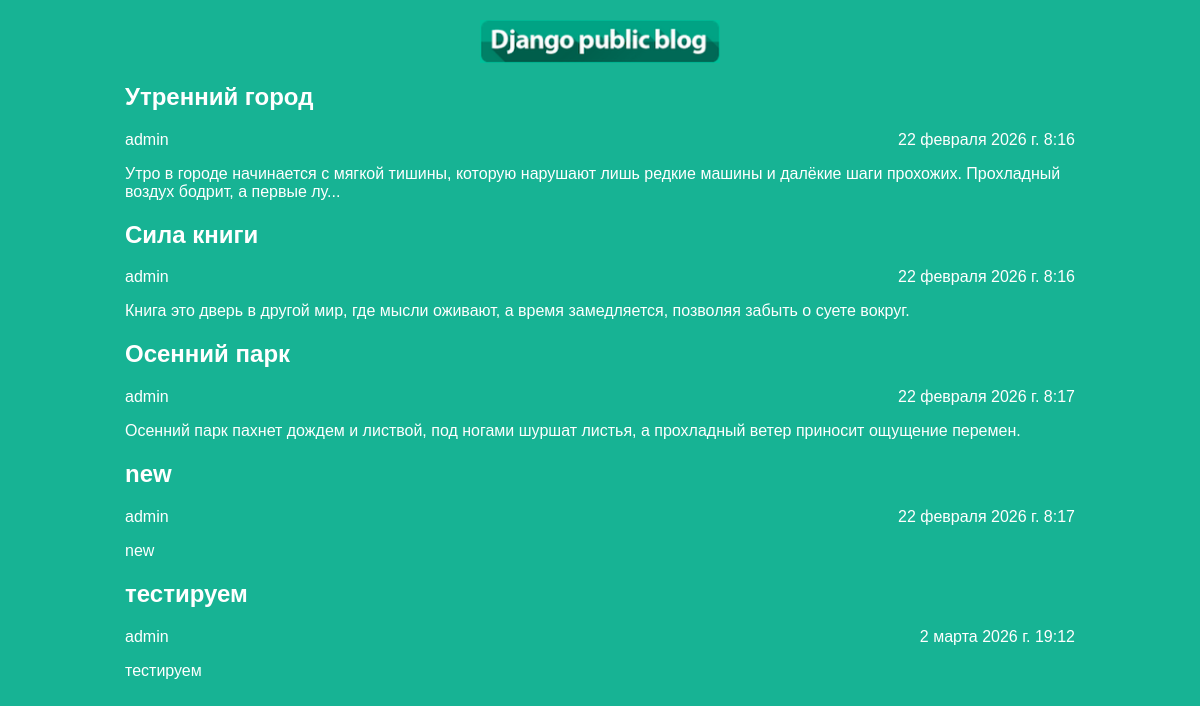
The page / on the database its author committed.
### articles/models.py (models this page shows, shortened)
class Article(models.Model):
    title = models.CharField(max_length=200)
    author = models.ForeignKey(User, on_delete=models.CASCADE)
    text = models.TextField()
    created_date = models.DateTimeField(auto_now_add=True)
    def get_excerpt(self) -> str:
        return f"{self.text[:140]}..." if len(self.text) > 140 else self.text

### articles/views.py (the view)
# urls.py: path('', views.archive, name='archive'),
def archive(request):
    return render(request, 'archive.html', {"posts": Article.objects.all()})

### articles/templates/archive.html (shortened to what this page needs)
{% load static %}
<link rel="stylesheet" href="{% static 'css/article.css' %}">
<body class="archive">
<div class="header">
    <img src="{% static 'img/dpb-logo.png' %}" alt="логотип"/>
</div>
<div class="archive">
    {% for post in posts %}
        <div class="one-post">
            <h2 class="post-title">
                <a href="{% url 'get_article' post.id%}">
                    {{ post.title }}
                </a>
            </h2>
            <div class="article-info">
                <div class="article-author">{{ post.author.username }}</div>
                <div class="article-created-date">{{ post.created_date }}</div>
            </div>
            <p class="article-text">{{ post.get_excerpt }}</p>
        </div>
    {% endfor %}
</div>
</body>

### articles/static/css/article.css (style rules this page uses)
body { background: #17b394; font-family: Tahoma, Arial, sans-serif; color: #ffffff; margin: 0; }
.header img { display: block; width: 240px; margin: 20px auto; }
.archive { max-width: 950px; margin: 0 auto; }
.post-title a { color: #ffffff; text-decoration: none; }
.article-author { width: 50%; float: left; }
.article-created-date { text-align: right; }

### rows shown on the page
Article: title "Утренний город", author.username "admin", created_date "22 февраля 2026 г. 8:16", get_excerpt "Утро в городе начинается с мягкой тишины, которую нарушают лишь редкие машины и далёкие шаги прохожих. Прохладный воздух бодрит, а первые лу..."
Article: title "Сила книги", author.username "admin", created_date "22 февраля 2026 г. 8:16", get_excerpt "Книга это дверь в другой мир, где мысли оживают, а время замедляется, позволяя забыть о суете вокруг."
Article: title "Осенний парк", author.username "admin", created_date "22 февраля 2026 г. 8:17", get_excerpt "Осенний парк пахнет дождем и листвой, под ногами шуршат листья, а прохладный ветер приносит ощущение перемен."
Article: title "new", author.username "admin", created_date "22 февраля 2026 г. 8:17", get_excerpt "new"
Article: title "тестируем", author.username "admin", created_date "2 марта 2026 г. 19:12", get_excerpt "тестируем"
